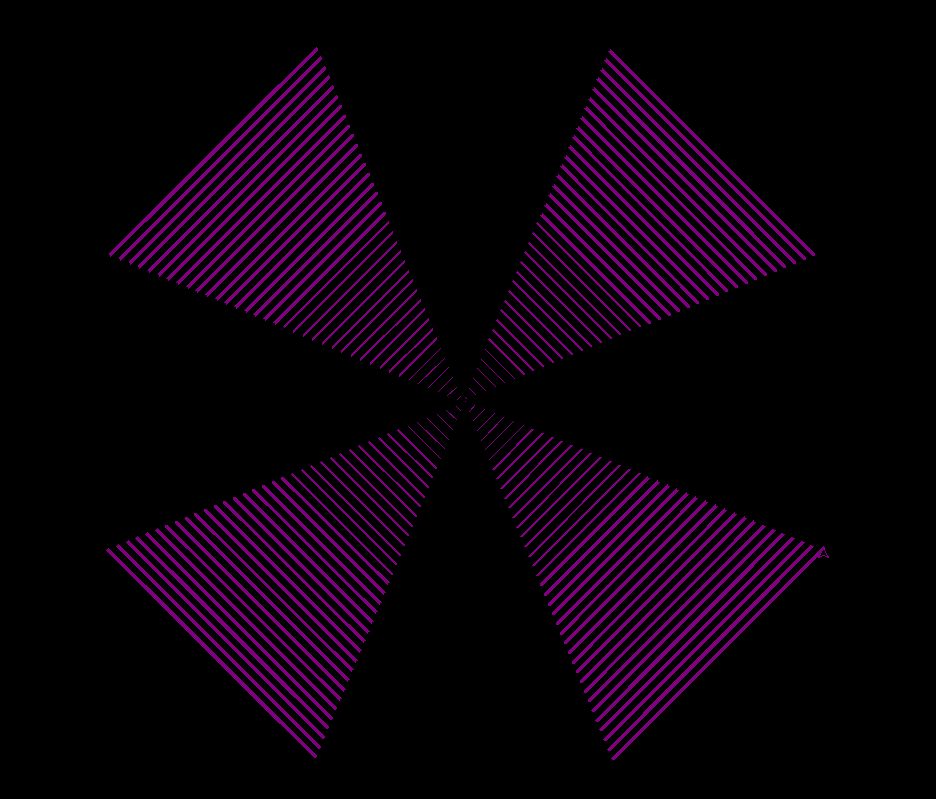

Generate this figure with Python:
import turtle

colors=['black', 'purple']
t=turtle.Pen()
turtle.bgcolor('black')
for x in range(360):
   t.pencolor(colors[x%2])
   t.width(x/100+1)
   t.forward(x)
   t.left(45)
